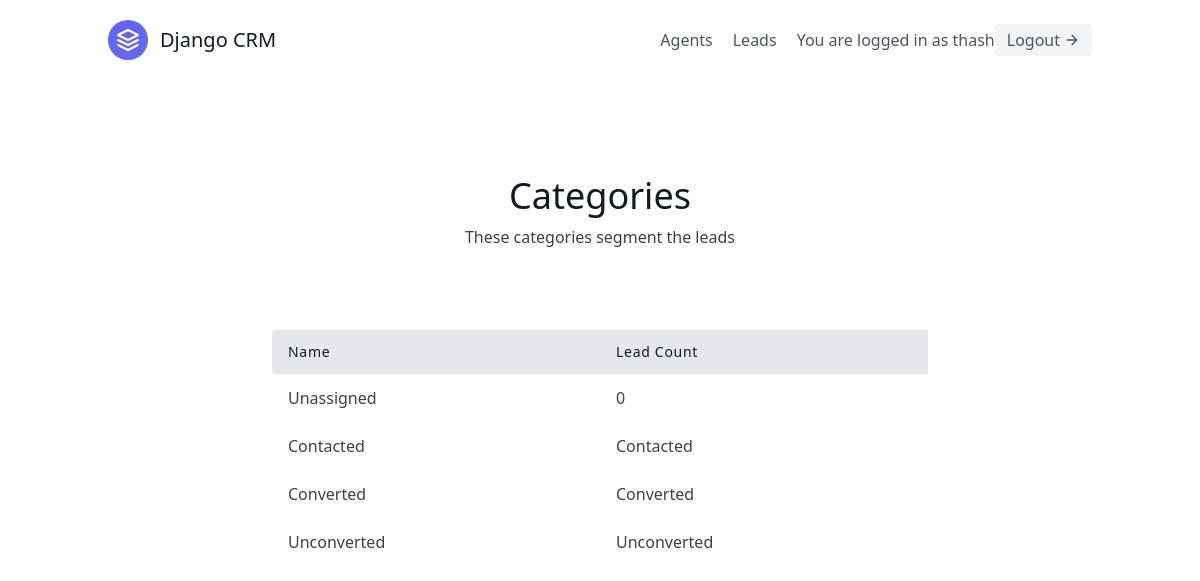
The page /leads/categories/ (signed in) on the database its author committed.
### leads/models.py (models this page shows)
class User(AbstractUser):
    is_organiser = models.BooleanField(default=True)
    is_agent = models.BooleanField(default=False)

class Category(models.Model):
    name = models.CharField(max_length=30)
    organisation = models.ForeignKey(UserProfile, on_delete=models.CASCADE)
    def __str__(self):
        return self.name

### leads/views.py (the view)
# urls.py: path('categories/', views.CategoryListView.as_view(), name='category-list'),
class CategoryListView(LoginRequiredMixin, generic.ListView):
    template_name = "leads/category_list.html"
    context_object_name = "category_list"
    def get_context_data(self, **kwargs):
        context = super().get_context_data(**kwargs)
        user = self.request.user
        if user.is_organiser:
            queryset = Lead.objects.filter(organisation=user.userprofile)
        else:
            queryset = Lead.objects.filter(organisation=user.agent.organisation)
        context.update({
            "unassigned_lead_count": queryset.filter(category__isnull=True).count()
        })
        return context
    def get_queryset(self):
        user = self.request.user
        if user.is_organiser:
            queryset = Category.objects.filter(organisation=user.userprofile)
        else:
            queryset = Category.objects.filter(organisation=user.agent.organisation)
        return queryset

### leads/templates/leads/category_list.html
{% extends "base.html" %}
{% block content %}
<section class="text-gray-700 body-font">
    <div class="container px-5 py-24 mx-auto">
      <div class="flex flex-col text-center w-full mb-20">
        <h1 class="sm:text-4xl text-3xl font-medium title-font mb-2 text-gray-900">Categories</h1>
        <p class="lg:w-2/3 mx-auto leading-relaxed text-base">
            These categories segment the leads
        </p>
      </div>
      <div class="lg:w-2/3 w-full mx-auto overflow-auto">
        <table class="table-auto w-full text-left whitespace-no-wrap">
          <thead>
            <tr>
              <th class="px-4 py-3 title-font tracking-wider font-medium text-gray-900 text-sm bg-gray-200 rounded-tl rounded-bl">Name</th>
              <th class="px-4 py-3 title-font tracking-wider font-medium text-gray-900 text-sm bg-gray-200">Lead Count</th>
            </tr>
          </thead>
          <tbody>
            <tr>
                <td class="px-4 py-3">Unassigned</td>
                <td class="px-4 py-3">{{ unassigned_lead_count }}</td>
            </tr>
            {% for category in category_list %}
                <tr>
                    <td class="px-4 py-3">
                      <a class="hover:text-blue-500" href="{% url 'leads:category-detail' category.pk %}">{{ category.name }}</a>
                    </td>
                    <td class="px-4 py-3">{{ category }}</td>
                </tr>
            {% endfor %}
          </tbody>
        </table>
      </div>
    </div>
  </section>
{% endblock content %}

### templates/navbar.html (shortened to what this page needs)
<header class="text-gray-600 body-font">
    <div class="container mx-auto flex flex-wrap p-5 flex-col md:flex-row items-center">
        <a class="flex title-font font-medium items-center text-gray-900 mb-4 md:mb-0" href="{% url 'landing' %}">
            <svg xmlns="http://www.w3.org/2000/svg" fill="none" stroke="currentColor" stroke-linecap="round" stroke-linejoin="round" stroke-width="2" class="w-10 h-10 text-white p-2 bg-indigo-500 rounded-full" viewBox="0 0 24 24">
            <path d="M12 2L2 7l10 5 10-5-10-5zM2 17l10 5 10-5M2 12l10 5 10-5"></path>
            </svg>
            <span class="ml-3 text-xl">Django CRM</span>
        </a>
        <nav class="md:ml-auto flex flex-wrap items-center text-base justify-center">
            {% if request.user.is_organiser %}
            <a href="{% url 'agents:list' %}" class="mr-5 hover:text-gray-900">Agents</a>
            {% endif %}
            <a href="{% url 'leads:list' %}" class="mr-5 hover:text-gray-900">Leads</a>
        </nav>
        {% if request.user.is_authenticated %}
        You are logged in as {{ request.user.username }}
        <a href="{% url 'logout' %}" class="inline-flex items-center bg-gray-100 border-0 py-1 px-3 focus:outline-none hover:bg-gray-200 rounded text-base mt-4 md:mt-0">Logout
            <svg fill="none" stroke="currentColor" stroke-linecap="round" stroke-linejoin="round" stroke-width="2" class="w-4 h-4 ml-1" viewBox="0 0 24 24">
            <path d="M5 12h14M12 5l7 7-7 7"></path>
            </svg>
        </a>
        {% endif %}
    </div>
</header>

### rows shown on the page
User: user.username "thash"
Category: name "Contacted"
Category: name "Converted"
Category: name "Unconverted"

### other values the page prints
{{ unassigned_lead_count }} "0"
